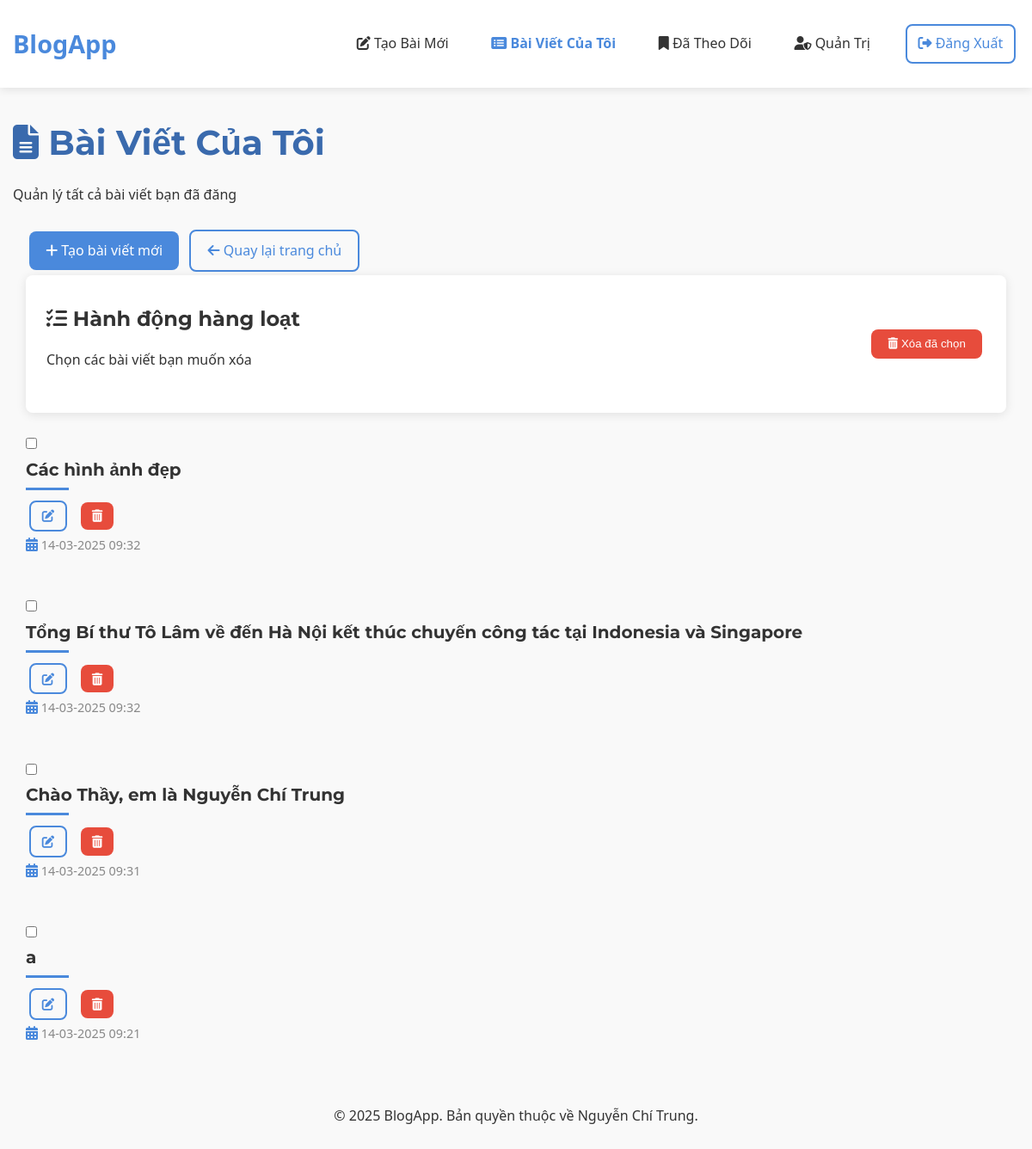
The app's page /my_posts (signed in) with its own data.
### tables this page shows
CREATE TABLE post (
  id INTEGER PRIMARY KEY AUTOINCREMENT,
  author_id INTEGER NOT NULL,
  created TIMESTAMP NOT NULL DEFAULT CURRENT_TIMESTAMP,
  title TEXT NOT NULL,
  text_content TEXT,
  FOREIGN KEY (author_id) REFERENCES user (id)
);

### flaskr/blog.py (the view)
@bp.route('/my_posts')
@login_required
def my_posts():
    db = get_db()
    page = request.args.get('page', 1, type=int)
    per_page = 10
    offset = (page - 1) * per_page
    posts_rows = db.execute(
        'SELECT p.id, p.title, p.text_content, p.created, u.username, u.id as author_id'
        ' FROM post p JOIN user u ON p.author_id = u.id'
        ' WHERE p.author_id = ? ORDER BY p.created DESC LIMIT ? OFFSET ?',
        (g.user['id'], per_page, offset)
    ).fetchall()
    posts = []
    for post_row in posts_rows:
        post = dict(post_row)
        contents = db.execute(
            'SELECT content_type, content, display_order'
            ' FROM post_content'
            ' WHERE post_id = ?'
            ' ORDER BY display_order',
            (post['id'],)
        ).fetchall()
        post['images'] = [c['content'] for c in contents if c['content_type'] == 'image']
        post['links'] = [c['content'] for c in contents if c['content_type'] == 'link']
        posts.append(post)
    total_posts = db.execute(
        'SELECT COUNT(*) FROM post WHERE author_id = ?',
        (g.user['id'],)
    ).fetchone()[0]
    total_pages = (total_posts + per_page - 1) // per_page
    return render_template('blog/my_posts.html', posts=posts, page=page, total_pages=total_pages)

### flaskr/__init__.py (called while the page is built)
def create_app(test_config=None):
    app = Flask(__name__, instance_relative_config=True)
    app.config.from_mapping(
        SECRET_KEY='dev',
        DATABASE=os.path.join(app.instance_path, 'flaskr.sqlite'),
    )
    if test_config is None:
        app.config.from_pyfile('config.py', silent=True)
    else:
        app.config.from_mapping(test_config)
    try:
        os.makedirs(app.instance_path)
    except OSError:
        pass
    from . import db
    db.init_app(app)
    from . import auth
    app.register_blueprint(auth.bp)
    from . import blog
    app.register_blueprint(blog.bp)
    @app.context_processor
    def inject_utilities():
        def get_year():
            return datetime.datetime.now().year
        return {'get_year': get_year}
    @app.route('/')
    def index():
        return redirect(url_for('blog.blog_index'))
    return app

### flaskr/auth.py (called while the page is built)
@bp.before_app_request
def load_logged_in_user():
    user_id = session.get('user_id')
    if user_id is None:
        g.user = None
    else:
        g.user = get_db().execute(
            'SELECT * FROM user WHERE id = ?', (user_id,)
        ).fetchone()  # fetchone() trả về một sqlite3.Row

def login_required(view):
    @functools.wraps(view)
    def wrapped_view(**kwargs):
        if g.user is None:
            return redirect(url_for('auth.login'))
        return view(**kwargs)
    return wrapped_view

### flaskr/db.py (called while the page is built)
def get_db():
    if 'db' not in g:
        g.db = sqlite3.connect(
            current_app.config['DATABASE'],
            detect_types=sqlite3.PARSE_DECLTYPES
        )
        g.db.row_factory = sqlite3.Row
    return g.db

### flaskr/templates/blog/my_posts.html (shortened to what this page needs)
{% extends 'base.html' %}
{% block header %}
  <h1><i class="fas fa-file-alt"></i> Bài Viết Của Tôi</h1>
  <p class="text-light">Quản lý tất cả bài viết bạn đã đăng</p>
{% endblock %}
{% block content %}
<div class="container">
  <div class="action-bar">
    <a href="{{ url_for('blog.create') }}" class="btn primary">
      <i class="fas fa-plus"></i> Tạo bài viết mới
    </a>
    <a href="{{ url_for('blog.blog_index') }}" class="btn outline">
      <i class="fas fa-arrow-left"></i> Quay lại trang chủ
    </a>
  </div>
  {% if posts %}
  <form method="post" action="{{ url_for('blog.delete_multiple_posts') }}" onsubmit="return confirmDelete()">
    <div class="card bulk-actions fade-in">
      <div class="card-body d-flex justify-between align-center">
        <div>
          <h3><i class="fas fa-tasks"></i> Hành động hàng loạt</h3>
          <p class="text-light">Chọn các bài viết bạn muốn xóa</p>
        </div>
        <button type="submit" class="btn danger">
          <i class="fas fa-trash-alt"></i> Xóa đã chọn
        </button>
      </div>
    </div>
    <div class="posts-grid">
      {% for post in posts %}
      <div class="post-card fade-in">
        <div class="post-card-header">
          <div class="post-select">
            <input type="checkbox" name="post_ids" value="{{ post.id }}" class="form-check-input">
          </div>
          <h2 class="post-title">{{ post.title }}</h2>
          <div class="post-actions">
            <a href="{{ url_for('blog.update', id=post.id) }}" class="btn sm outline">
              <i class="fas fa-edit"></i>
            </a>
            <a href="{{ url_for('blog.delete_post', id=post.id) }}" class="btn sm danger"
               onclick="return confirm('Bạn có chắc chắn muốn xóa bài viết này?')">
              <i class="fas fa-trash-alt"></i>
            </a>
          </div>
        </div>
        <div class="post-meta">
          <span><i class="fas fa-calendar-alt"></i> {{ post.created.strftime('%d-%m-%Y %H:%M') }}</span>
        </div>
        <div class="post-content">
        </div>
      </div>
      {% endfor %}
    </div>
  </form>
  {% endif %}
</div>
{% endblock %}

### flaskr/static/style.css (style rules this page uses)
:root { --primary-color: #4a89dc; --primary-dark: #3a6aad; --primary-light: #6a99e9; --secondary-color: #5cb85c; --danger-color: #e74c3c; --warning-color: #f0ad4e; --text-color: #333; --text-light: #888; --bg-color: #f9f9f9; --light-gray: #eee; --dark-gray: #555; --border-radius: 8px; --box-shadow: 0 2px 12px rgba(0, 0, 0, 0.1); --transition: all 0.3s ease; --font-primary: 'Segoe UI', Tahoma, Geneva, Verdana, sans-serif; --font-heading: 'Montserrat', sans-serif; }
* { margin: 0; padding: 0; box-sizing: border-box; }
body { font-family: var(--font-primary); color: var(--text-color); background-color: var(--bg-color); line-height: 1.6; padding-bottom: 50px; }
a { color: var(--primary-color); text-decoration: none; transition: var(--transition); }
h1, h2, h3, h4, h5, h6 { font-family: var(--font-heading); margin-bottom: 1rem; color: var(--text-color); }
h1 { font-size: 2.5rem; font-weight: 700; color: var(--primary-dark); }
h2 { font-size: 2rem; position: relative; padding-bottom: 0.5rem; margin-bottom: 1.5rem; }
h2:after { content: ''; position: absolute; left: 0; bottom: 0; height: 3px; width: 50px; background-color: var(--primary-color); }
h3 { font-size: 1.5rem; }
p { margin-bottom: 1rem; }
.container { max-width: 1200px; margin: 0 auto; padding: 0 15px; }
.btn { display: inline-block; padding: 0.6rem 1.2rem; border-radius: var(--border-radius); font-weight: 500; text-align: center; cursor: pointer; border: none; transition: var(--transition); text-transform: none; margin: 0.25rem; background-color: var(--primary-color); color: white; }
.btn.primary { background-color: var(--primary-color); color: white; }
.btn.danger { background-color: var(--danger-color); color: white; }
.btn.outline { background-color: transparent; border: 2px solid var(--primary-color); color: var(--primary-color); }
.btn.sm { padding: 0.3rem 0.8rem; font-size: 0.9rem; }
.card { background-color: white; border-radius: var(--border-radius); box-shadow: var(--box-shadow); padding: 1.5rem; margin-bottom: 1.5rem; transition: var(--transition); }
.card-body { padding: 0.5rem 0; }
.post-title { font-size: 1.25rem; margin-bottom: 0.5rem; }
.post-meta { font-size: 0.9rem; color: var(--text-light); display: flex; align-items: center; gap: 0.5rem; }
.post-meta i { font-size: 1rem; color: var(--primary-color); }
.post-content { padding: 1.5rem; flex-grow: 1; }
.post-actions { display: flex; gap: 0.5rem; align-items: center; }
.fade-in { animation: fadeIn 0.5s ease forwards; }
.d-flex { display: flex; }
.align-center { align-items: center; }
.justify-between { justify-content: space-between; }

### records on screen
post: title "Các hình ảnh đẹp", created "14-03-2025 09:32"
post: title "Tổng Bí thư Tô Lâm về đến Hà Nội kết thúc chuyến công tác tại Indonesia và Singapore", created "14-03-2025 09:32"
post: title "Chào Thầy, em là Nguyễn Chí Trung", created "14-03-2025 09:31"
post: title "a", created "14-03-2025 09:21"

### other values on screen
{{ get_year() }} "2025"
